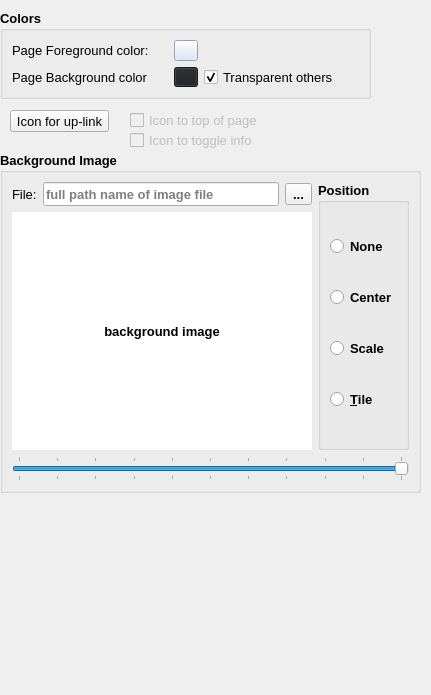
                 <widget class="QWidget" name="pgGlobal">
                  <property name="geometry">
                   <rect>
                    <x>0</x>
                    <y>0</y>
                    <width>431</width>
                    <height>695</height>
                   </rect>
                  </property>
                  <property name="sizePolicy">
                   <sizepolicy hsizetype="Expanding" vsizetype="Expanding">
                    <horstretch>0</horstretch>
                    <verstretch>0</verstretch>
                   </sizepolicy>
                  </property>
                  <property name="minimumSize">
                   <size>
                    <width>0</width>
                    <height>0</height>
                   </size>
                  </property>
                  <attribute name="label">
                   <string>Global Settings for Page</string>
                  </attribute>
                  <widget class="QToolButton" name="btnSelectUplinkIcon">
                   <property name="geometry">
                    <rect>
                     <x>10</x>
                     <y>110</y>
                     <width>99</width>
                     <height>22</height>
                    </rect>
                   </property>
                   <property name="font">
                    <font>
                     <family>Arial</family>
                     <pointsize>10</pointsize>
                     <weight>50</weight>
                     <bold>false</bold>
                    </font>
                   </property>
                   <property name="text">
                    <string>Icon for up-link</string>
                   </property>
                  </widget>
                  <widget class="QGroupBox" name="gbGlobalColors">
                   <property name="geometry">
                    <rect>
                     <x>0</x>
                     <y>10</y>
                     <width>371</width>
                     <height>89</height>
                    </rect>
                   </property>
                   <property name="sizePolicy">
                    <sizepolicy hsizetype="Expanding" vsizetype="Preferred">
                     <horstretch>0</horstretch>
                     <verstretch>0</verstretch>
                    </sizepolicy>
                   </property>
                   <property name="font">
                    <font>
                     <family>Arial</family>
                     <pointsize>10</pointsize>
                     <weight>75</weight>
                     <bold>true</bold>
                    </font>
                   </property>
                   <property name="title">
                    <string>Colors</string>
                   </property>
                   <layout class="QGridLayout" name="gridLayout">
                    <item row="0" column="0">
                     <widget class="QLabel" name="label_68">
                      <property name="font">
                       <font>
                        <family>Arial</family>
                        <pointsize>10</pointsize>
                        <weight>50</weight>
                        <bold>false</bold>
                       </font>
                      </property>
                      <property name="text">
                       <string>Page Foreground color:</string>
                      </property>
                     </widget>
                    </item>
                    <item row="0" column="1">
                     <widget class="QToolButton" name="btnPageColor">
                      <property name="styleSheet">
                       <string notr="true">QToolButton {background-color:#d6e0f7;}</string>
                      </property>
                      <property name="text">
                       <string/>
                      </property>
                     </widget>
                    </item>
                    <item row="1" column="0">
                     <widget class="QLabel" name="label_65">
                      <property name="font">
                       <font>
                        <family>Arial</family>
                        <pointsize>10</pointsize>
                        <weight>50</weight>
                        <bold>false</bold>
                       </font>
                      </property>
                      <property name="text">
                       <string>Page Background color</string>
                      </property>
                     </widget>
                    </item>
                    <item row="1" column="1">
                     <widget class="QToolButton" name="btnPageBackground">
                      <property name="styleSheet">
                       <string notr="true">QToolButton {background-color:#1e1f25;}</string>
                      </property>
                      <property name="text">
                       <string/>
                      </property>
                     </widget>
                    </item>
                    <item row="1" column="2">
                     <widget class="QCheckBox" name="chkSetAll">
                      <property name="font">
                       <font>
                        <family>Arial</family>
                        <pointsize>10</pointsize>
                        <weight>50</weight>
                        <bold>false</bold>
                       </font>
                      </property>
                      <property name="text">
                       <string>Transparent others</string>
                      </property>
                      <property name="checked">
                       <bool>true</bool>
                      </property>
                     </widget>
                    </item>
                   </layout>
                  </widget>
                  <widget class="QGroupBox" name="gbBackgroundImage">
                   <property name="geometry">
                    <rect>
                     <x>0</x>
                     <y>152</y>
                     <width>421</width>
                     <height>341</height>
                    </rect>
                   </property>
                   <property name="sizePolicy">
                    <sizepolicy hsizetype="Preferred" vsizetype="Expanding">
                     <horstretch>0</horstretch>
                     <verstretch>0</verstretch>
                    </sizepolicy>
                   </property>
                   <property name="font">
                    <font>
                     <family>Arial</family>
                     <pointsize>10</pointsize>
                     <weight>75</weight>
                     <bold>true</bold>
                    </font>
                   </property>
                   <property name="title">
                    <string>Background Image</string>
                   </property>
                   <layout class="QGridLayout" name="gridLayout_3">
                    <item row="0" column="3" rowspan="2">
                     <widget class="QGroupBox" name="gbBacgroundImagePosition">
                      <property name="title">
                       <string>Position</string>
                      </property>
                      <layout class="QVBoxLayout" name="verticalLayout">
                       <item>
                        <widget class="QRadioButton" name="rbNoBackgroundImage">
                         <property name="text">
                          <string>None</string>
                         </property>
                        </widget>
                       </item>
                       <item>
                        <widget class="QRadioButton" name="rbCenterBckImage">
                         <property name="text">
                          <string>Center</string>
                         </property>
                        </widget>
                       </item>
                       <item>
                        <widget class="QRadioButton" name="rbCoverBckImage">
                         <property name="text">
                          <string>Scale</string>
                         </property>
                        </widget>
                       </item>
                       <item>
                        <widget class="QRadioButton" name="rbTileBckImage">
                         <property name="text">
                          <string>&amp;Tile</string>
                         </property>
                        </widget>
                       </item>
                      </layout>
                     </widget>
                    </item>
                    <item row="0" column="0">
                     <widget class="QLabel" name="label_63">
                      <property name="font">
                       <font>
                        <family>Arial</family>
                        <pointsize>10</pointsize>
                        <weight>50</weight>
                        <bold>false</bold>
                       </font>
                      </property>
                      <property name="text">
                       <string>File:</string>
                      </property>
                     </widget>
                    </item>
                    <item row="1" column="0" colspan="3">
                     <widget class="QLabel" name="lblbckImage">
                      <property name="sizePolicy">
                       <sizepolicy hsizetype="Expanding" vsizetype="Expanding">
                        <horstretch>0</horstretch>
                        <verstretch>0</verstretch>
                       </sizepolicy>
                      </property>
                      <property name="minimumSize">
                       <size>
                        <width>0</width>
                        <height>80</height>
                       </size>
                      </property>
                      <property name="styleSheet">
                       <string notr="true">background:white;
/* :url(&quot;s:/photo/falconG/src/Resources/Lazise_02596-Edit&quot;) white */</string>
                      </property>
                      <property name="text">
                       <string>background image</string>
                      </property>
                      <property name="alignment">
                       <set>Qt::AlignCenter</set>
                      </property>
                     </widget>
                    </item>
                    <item row="0" column="2">
                     <widget class="QToolButton" name="btnOpenBckImage">
                      <property name="toolTip">
                       <string>Select background image</string>
                      </property>
                      <property name="text">
                       <string>...</string>
                      </property>
                     </widget>
                    </item>
                    <item row="0" column="1">
                     <widget class="QLineEdit" name="edtBckImageName">
                      <property name="minimumSize">
                       <size>
                        <width>0</width>
                        <height>24</height>
                       </size>
                      </property>
                      <property name="placeholderText">
                       <string>full path name of image file</string>
                      </property>
                     </widget>
                    </item>
                    <item row="2" column="0" colspan="4">
                     <widget class="QSlider" name="hsImageSizeToShow">
                      <property name="toolTip">
                       <string>Resizes the image for the preview only.
On the WEB page the image appears at
its original size;</string>
                      </property>
                      <property name="maximum">
                       <number>100</number>
                      </property>
                      <property name="value">
                       <number>100</number>
                      </property>
                      <property name="orientation">
                       <enum>Qt::Horizontal</enum>
                      </property>
                      <property name="tickPosition">
                       <enum>QSlider::TicksBothSides</enum>
                      </property>
                      <property name="tickInterval">
                       <number>10</number>
                      </property>
                     </widget>
                    </item>
                   </layout>
                  </widget>
                  <widget class="QCheckBox" name="chkIconTop">
                   <property name="enabled">
                    <bool>false</bool>
                   </property>
                   <property name="geometry">
                    <rect>
                     <x>130</x>
                     <y>110</y>
                     <width>157</width>
                     <height>20</height>
                    </rect>
                   </property>
                   <property name="font">
                    <font>
                     <family>Arial</family>
                     <pointsize>10</pointsize>
                     <weight>50</weight>
                     <bold>false</bold>
                    </font>
                   </property>
                   <property name="text">
                    <string>Icon to top of page</string>
                   </property>
                   <property name="checked">
                    <bool>false</bool>
                   </property>
                  </widget>
                  <widget class="QCheckBox" name="chkIconText">
                   <property name="enabled">
                    <bool>false</bool>
                   </property>
                   <property name="geometry">
                    <rect>
                     <x>130</x>
                     <y>130</y>
                     <width>160</width>
                     <height>20</height>
                    </rect>
                   </property>
                   <property name="font">
                    <font>
                     <family>Arial</family>
                     <pointsize>10</pointsize>
                     <weight>50</weight>
                     <bold>false</bold>
                    </font>
                   </property>
                   <property name="text">
                    <string>Icon to toggle info</string>
                   </property>
                   <property name="checked">
                    <bool>false</bool>
                   </property>
                  </widget>
                 </widget>
